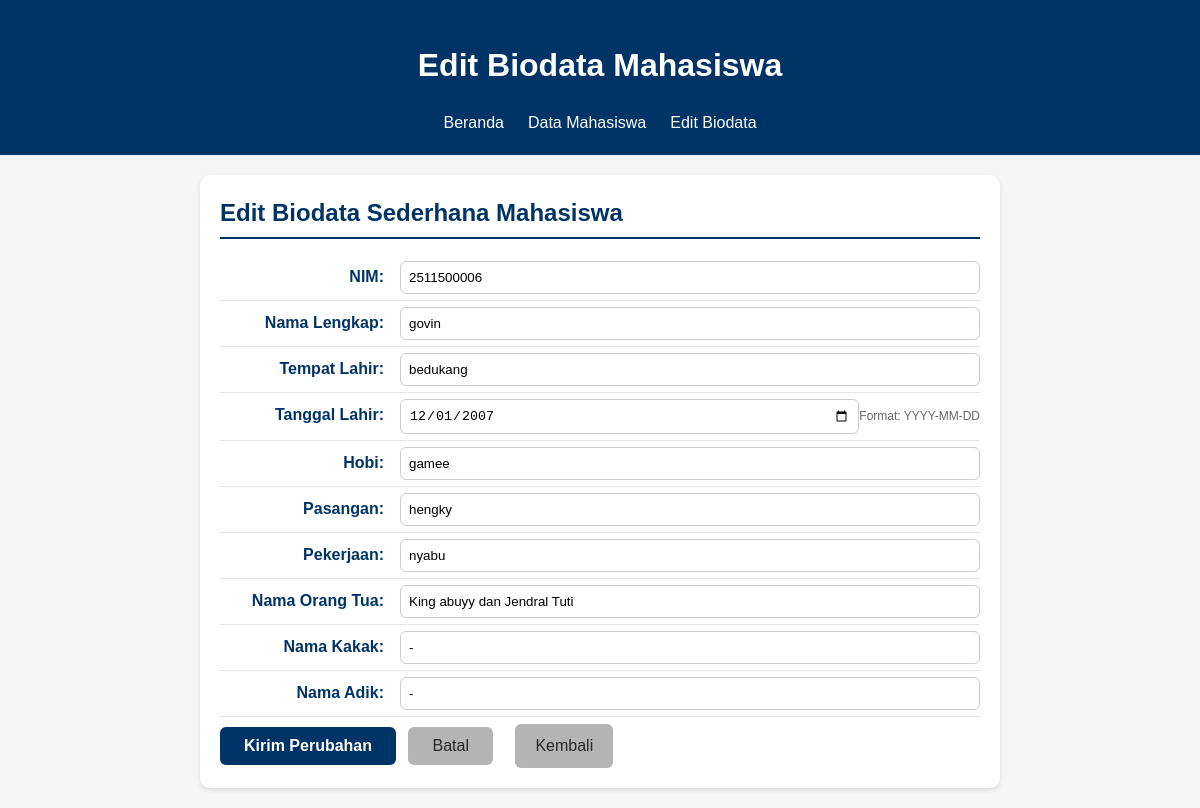
Page /edit_biodataMhs.php?cmid=2 on the committed database.
### tables this page shows
CREATE TABLE `tbl_biodata_mahasiswa` (
  `cmid` int(11) NOT NULL,
  `cnim` varchar(20) NOT NULL,
  `cnama` varchar(100) NOT NULL,
  `ctempat_lahir` varchar(50) NOT NULL,
  `ctanggal_lahir` date NOT NULL,
  `chobi` varchar(100) NOT NULL,
  `cpasangan` varchar(50) DEFAULT NULL,
  `cpekerjaan` varchar(50) DEFAULT NULL,
  `cnama_ortu` varchar(100) NOT NULL,
  `cnama_kakak` varchar(100) DEFAULT NULL,
  `cnama_adik` varchar(100) DEFAULT NULL,
  `dcreated_at` timestamp NULL DEFAULT CURRENT_TIMESTAMP,
  `dupdated_at` timestamp NULL DEFAULT CURRENT_TIMESTAMP ON UPDATE CURRENT_TIMESTAMP
);

### edit_biodataMhs.php (the view, shortened to what this page needs)
<?php
require 'koneksi.php';
$cmid = filter_input(INPUT_GET, 'cmid', FILTER_VALIDATE_INT, [
    'options' => ['min_range' => 1]
]);
$stmt = mysqli_prepare($conn, "SELECT * FROM tbl_biodata_mahasiswa WHERE cmid = ? LIMIT 1");
mysqli_stmt_bind_param($stmt, "i", $cmid);
mysqli_stmt_execute($stmt);
$res = mysqli_stmt_get_result($stmt);
$row = mysqli_fetch_assoc($res);
$nim = $row['cnim'] ?? '';
$nama = $row['cnama'] ?? '';
$tempat_lahir = $row['ctempat_lahir'] ?? '';
$tanggal_lahir = date('Y-m-d', strtotime($row['ctanggal_lahir'])) ?? '';
$hobi = $row['chobi'] ?? '';
$pasangan = $row['cpasangan'] ?? '';
$pekerjaan = $row['cpekerjaan'] ?? '';
$nama_ortu = $row['cnama_ortu'] ?? '';
$nama_kakak = $row['cnama_kakak'] ?? '';
$nama_adik = $row['cnama_adik'] ?? '';
?>
<!DOCTYPE html>
<html lang="id">
<head>
    <link rel="stylesheet" href="style.css">
</head>
<body>
    <header>
        <h1>Edit Biodata Mahasiswa</h1>
        <nav>
            <ul>
                <li><a href="index.php">Beranda</a></li>
                <li><a href="read_biodataMhs.php">Data Mahasiswa</a></li>
                <li><a href="edit">Edit Biodata</a></li>
            </ul>
        </nav>
    </header>
    <main>
        <section id="biodata" style="max-width: 800px; margin: 20px auto;">
            <h2>Edit Biodata Sederhana Mahasiswa</h2>
            <form action="update_biodataMhs.php" method="POST">
                <label for="txtNimEdit"><span>NIM:</span>
                    <input type="text" id="txtNimEdit" name="txtNim"
                        value="<?= htmlspecialchars($nim); ?>" readonly>
                </label>
                <label for="txtNmLengkapEdit"><span>Nama Lengkap:</span>
                    <input type="text" id="txtNmLengkapEdit" name="txtNmLengkap"
                        placeholder="Masukkan Nama Lengkap" required
                        value="<?= htmlspecialchars($nama); ?>">
                </label>
                <label for="txtT4LhrEdit"><span>Tempat Lahir:</span>
                    <input type="text" id="txtT4LhrEdit" name="txtT4Lhr"
                        placeholder="Masukkan Tempat Lahir" required
                        value="<?= htmlspecialchars($tempat_lahir); ?>">
                </label>
                <label for="txtTglLhrEdit"><span>Tanggal Lahir:</span>
                    <input type="date" id="txtTglLhrEdit" name="txtTglLhr"
                        required value="<?= htmlspecialchars($tanggal_lahir); ?>">
                    <small style="color: #666; font-size: 12px;">Format: YYYY-MM-DD</small>
                </label>
                <label for="txtHobiEdit"><span>Hobi:</span>
                    <input type="text" id="txtHobiEdit" name="txtHobi"
                        placeholder="Masukkan Hobi" required
                        value="<?= htmlspecialchars($hobi); ?>">
                </label>
                <label for="txtPasanganEdit"><span>Pasangan:</span>
                    <input type="text" id="txtPasanganEdit" name="txtPasangan"
                        placeholder="Masukkan Pasangan"
                        value="<?= htmlspecialchars($pasangan); ?>">
                </label>
                <label for="txtKerjaEdit"><span>Pekerjaan:</span>
                    <input type="text" id="txtKerjaEdit" name="txtKerja"
                        placeholder="Masukkan Pekerjaan"
                        value="<?= htmlspecialchars($pekerjaan); ?>">
                </label>
                <label for="txtNmOrtuEdit"><span>Nama Orang Tua:</span>
                    <input type="text" id="txtNmOrtuEdit" name="txtNmOrtu"
                        placeholder="Masukkan Nama Orang Tua" required
                        value="<?= htmlspecialchars($nama_ortu); ?>">
                </label>
                <label for="txtNmKakakEdit"><span>Nama Kakak:</span>
                    <input type="text" id="txtNmKakakEdit" name="txtNmKakak"
                        placeholder="Masukkan Nama Kakak"
                        value="<?= htmlspecialchars($nama_kakak); ?>">
                </label>
                <label for="txtNmAdikEdit"><span>Nama Adik:</span>
                    <input type="text" id="txtNmAdikEdit" name="txtNmAdik"
                        placeholder="Masukkan Nama Adik"
                        value="<?= htmlspecialchars($nama_adik); ?>">
                </label>
                <button type="submit">Kirim Perubahan</button>
                <button type="reset">Batal</button>
                <a href="read_biodataMhs.php" style="background-color: #b4b4b4; color: #272727;
                   padding: 10px 20px; border-radius: 6px; text-decoration: none;
                   display: inline-block; margin-left: 10px;">
                    Kembali
                </a>
            </form>
        </section>
    </main>
</body>
</html>

### style.css (style rules this page uses)
* { box-sizing: border-box; }
body { margin: 0; font-family: Arial, sans-serif; background: #f5f5f5; color: #333; line-height: 1.5; }
header { background: #003366; color: #fff; padding: 20px; text-align: center; }
header ul { display: flex; justify-content: center; list-style: none; padding: 0; margin: 10px 0 0; }
header li a { color: #fff; text-decoration: none; padding: 6px 12px; }
#home, #about, #contact, #biodata { background-color: #ffffff; border-radius: 10px; padding: 20px; max-width: 700px; margin: 20px auto; box-shadow: 0 2px 5px rgba(0, 0, 0, 0.1); }
#home h2, #about h2, #contact h2, #biodata h2 { color: #003366; border-bottom: 2px solid #003366; padding-bottom: 6px; margin-top: 0; margin-bottom: 16px; }
#about p, #contact p, #contact label, #biodata label { display: flex; justify-content: flex-start; align-items: baseline; margin: 0; padding: 6px 0; border-bottom: 1px solid #e6e6e6; }
#about strong, #contact strong, #contact label>span, #biodata label>span { min-width: 180px; color: #003366; font-weight: 600; text-align: right; padding-right: 16px; flex-shrink: 0; }
#contact input, #contact textarea, #biodata input { flex: 1; border: 1px solid #ccc; border-radius: 6px; padding: 8px; color: #000; font-weight: normal; margin: 0; box-sizing: border-box; }
#contact button, #biodata button { margin-top: 10px; display: inline-block; padding: 10px 24px; font-size: 16px; border-radius: 6px; cursor: pointer; border: none; transition: all 0.3s ease; margin-right: 8px; }
#contact button[type="submit"], #biodata button[type="submit"] { background-color: #003366; color: #fff; font-weight: 600; }
#contact button[type="reset"], #biodata button[type="reset"] { background-color: #b4b4b4; color: #272727; font-weight: 500; }

### rows in the picture
tbl_biodata_mahasiswa: txtNim "2511500006", txtNmLengkap "govin", txtT4Lhr "bedukang", txtTglLhr "12/01/2007", txtHobi "gamee", txtPasangan "hengky", txtKerja "nyabu", txtNmOrtu "King abuyy dan Jendral Tuti", txtNmKakak "-", txtNmAdik "-"
